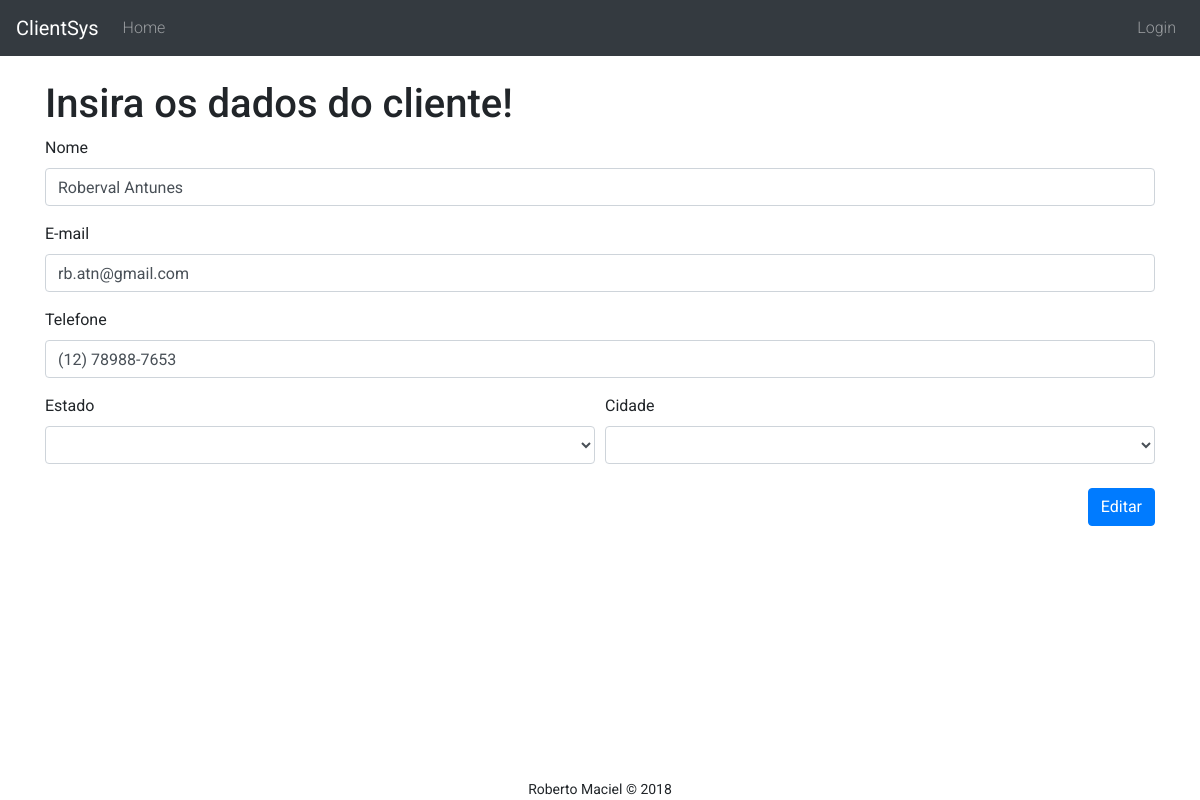
The page /editClient.php?id=21 on the database its author committed.
### tables this page shows
CREATE TABLE `clients` (
  `id` int(11) NOT NULL,
  `email` varchar(150) NOT NULL,
  `name` varchar(50) NOT NULL,
  `city` varchar(50) NOT NULL,
  `state` varchar(40) NOT NULL,
  `phone` varchar(15) NOT NULL
);

### connection.php (called while the page is built, shortened)
<?php
class CONNECTION
{
    public $user = "root";
    public $password = "";
    public $host = "127.0.0.1";
    public $dbname = "clientsys";
    public function Connect()
    {
        $connect = new PDO("mysql:host=$this->host;port=3306;dbname=$this->dbname", $this->user, $this->password);
        $connect->setAttribute(PDO::ATTR_ERRMODE, PDO::ERRMODE_EXCEPTION);
        $connect->exec("set names utf8");
        return $connect;
    }
    public function GetClientInfo($id)
    {
        $connection = new CONNECTION();
        try {
            $connect = $connection->Connect();
            $connect->exec("set names utf8");
            $lines = $connect->query("SELECT * FROM clients WHERE id = $id");
            return $lines;
        } catch (PDOException $e) {
            echo "Deu erro..." . $e->getMessage();
        }
    }
}

### editClient.php (the view, shortened to what this page needs)
<html>
<head>
    <link rel="stylesheet" href="https://stackpath.bootstrapcdn.com/bootstrap/4.1.1/css/bootstrap.min.css"
>
    <link rel="stylesheet" href="css/style.css" />
</head>
<body>
    <?php
include_once "include/navbar.php";
include_once "connection.php";
$id = $_GET["id"];
$connection = new CONNECTION();
$lines = $connection->GetClientInfo($id);
foreach ($lines as $line) {
}
?>
    <div id="register">
        <div class="container">
            <h1>Insira os dados do cliente!</h1>
            <form method="post" action="client.php?id='<?php echo $id ?>'&action=update">
                <div class="form-group">
                    <label for="name">Nome</label>
                    <input type="text" class="form-control" name="name" id="name" aria-describedby="nameHelp" value="<?php echo $line["name"] ?>" required>
                </div>
                <div class="form-group">
                    <label for="email">E-mail</label>
                    <input type="email" class="form-control" name="email" id="email" aria-describedby="emailHelp" value="<?php echo $line["email"] ?>" required>
                </div>
                <div class="form-group">
                    <label for="phone">Telefone</label>
                    <input type="phone" class="form-control" name="phone" id="phone" aria-describedby="phoneHelp" value="<?php echo $line["phone"] ?>" required>
                </div>
                <div class="form-row">
                    <div class="col">
                    <label for="state">Estado</label>
                        <select type="state" class="form-control" name="state" id="state" aria-describedby="stateHelp" required>
                            <option value="<?php echo $line["state"] ?>"></option>
                        </select>
                    </div>
                    <div class="col">
                        <label for="city">Cidade</label>
                        <select id="city" name="city" class="form-control" required>
                            <option value="<?php echo $line["city"] ?>"></option>
		                </select>
                    </div>
                </div>
                <br>
                <button type="Editar" class="btn btn-primary float-right">Editar</button>
            </form>
        </div>
    </div>
    <?php include_once "include/footer.php"?>
</body>
</html>

### css/style.css (style rules this page uses)
* { font-family: 'Roboto', sans-serif; }
body { margin-top: 80px; margin-bottom: 60px; }

### rows shown on the page
clients: name "Roberval Antunes", email "rb.atn@gmail.com", phone "(12) 78988-7653"

### other values the page prints
$nome "Roberto Maciel"
$ano "2018"
